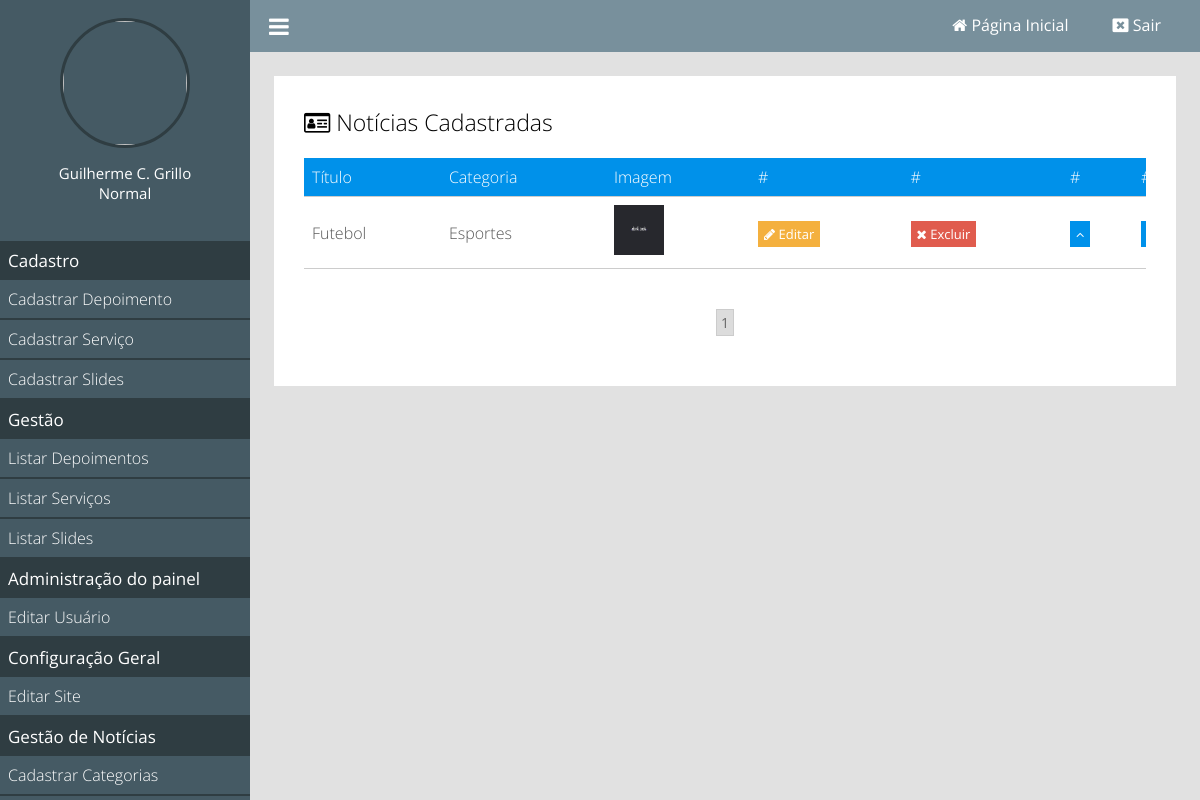
The app's page /painel/gerenciar-noticias (signed in) with its own data.
### classes/MySql.php (called while the page is built)
<?php
	class MySql{
		private static $pdo;
		public static function conectar(){
			if(self::$pdo == null){
				try{
				self::$pdo = new PDO('mysql:host='.HOST.';dbname='.DATABASE,USER,PASSWORD,array(PDO::MYSQL_ATTR_INIT_COMMAND => "SET NAMES utf8"));
				self::$pdo->setAttribute(PDO::ATTR_ERRMODE,PDO::ERRMODE_EXCEPTION);
				}catch(Exception $e){
					echo '<h2>Erro ao conectar</h2>';
				}
			}
			return self::$pdo;
		}
	}
?>

### painel/pages/gerenciar-noticias.php (the view, shortened to what this page needs)
<?php
	$paginaAtual = isset($_GET['pagina']) ? (int)$_GET['pagina'] : 1;
	$porPagina = 4;
	$noticias = Painel::selectAll('tb_site.noticias',($paginaAtual - 1) * $porPagina,$porPagina);
?>
<div class="box-content">
	<h2><i class="fa fa-id-card-o" aria-hidden="true"></i> Notícias Cadastradas</h2>
	<div class="wraper-table">
	<table>
		<tr>
			<td>Título</td>
			<td>Categoria</td>
			<td>Imagem</td>
			<td>#</td>
			<td>#</td>
			<td>#</td>
			<td>#</td>
		</tr>
		<?php
			foreach ($noticias as $key => $value) {
			$nomeCategoria = Painel::select('tb_site.categorias','id=?',array($value['categoria_id']))['nome'];
		?>
		<tr>
			<td><?php echo $value['titulo']; ?></td>
			<td><?php echo $nomeCategoria; ?></td>
			<td><img style="width: 50px;height:50px;" src="<?php echo INCLUDE_PATH_PAINEL ?>uploads/<?php echo $value['capa']; ?>" /></td>
			<td><a class="btn edit" href="<?php echo INCLUDE_PATH_PAINEL ?>editar-noticia?id=<?php echo $value['id']; ?>"><i class="fa fa-pencil"></i> Editar</a></td>
			<td><a actionBtn="delete" class="btn delete" href="<?php echo INCLUDE_PATH_PAINEL ?>gerenciar-noticias?excluir=<?php echo $value['id']; ?>"><i class="fa fa-times"></i> Excluir</a></td>
			<td><a class="btn order" href="<?php echo INCLUDE_PATH_PAINEL ?>gerenciar-noticias?order=up&id=<?php echo $value['id'] ?>"><i class="fa fa-angle-up"></i></a></td>
			<td><a class="btn order" href="<?php echo INCLUDE_PATH_PAINEL ?>gerenciar-noticias?order=down&id=<?php echo $value['id'] ?>"><i class="fa fa-angle-down"></i></a></td>
		</tr>
		<?php } ?>
	</table>
	</div>
	<div class="paginacao">
		<?php
			$totalPaginas = ceil(count(Painel::selectAll('tb_site.noticias')) / $porPagina);
			for($i = 1; $i <= $totalPaginas; $i++){
				if($i == $paginaAtual)
					echo '<a class="page-selected" href="'.INCLUDE_PATH_PAINEL.'gerenciar-noticias?pagina='.$i.'">'.$i.'</a>';
				else
					echo '<a href="'.INCLUDE_PATH_PAINEL.'gerenciar-noticias?pagina='.$i.'">'.$i.'</a>';
			}
		?>
	</div>
</div>

### painel/css/style.css (style rules this page uses)
* { margin: 0; padding: 0; box-sizing: border-box; font-family: "Open Sans"; }
html,body { height: 100%; background: rgb(225,225,225); }
body { overflow-x: hidden; }
.box-content { background: white; padding: 30px; margin-bottom: 25px; }
.box-content h2 { font-weight: 300; font-size: 23px; }
.box-content a { color:black; }
.wraper-table { overflow-x: auto; }
table { font-weight: 300; min-width: 900px; margin:20px 0; width: 100%; border-collapse: collapse; }
table tr:nth-of-type(1) { background: #0091ea; color: white; }
table tr { border-bottom: 1px solid #ccc; }
table tr { color: #555; }
table td { padding: 8px; }
table a.btn { font-weight: normal; font-size: 13px; color: white; text-decoration: none; padding: 4px 6px; }
a.btn { font-weight: normal; font-size: 13px; color: white; text-decoration: none; padding: 4px 6px; }
a.btn.edit { background: #F4B03E; }
a.btn.delete { background: #E05C4E; }
a.btn.order { background: #0091ea; }
.paginacao { margin:20px 0; text-align: center; }
.paginacao a { font-size: 14px; margin:0 8px; display: inline-block; padding: 3px 4px; border: 1px solid #ccc; text-decoration: none; color: #666; }
.paginacao a.page-selected { background: rgb(220,220,220); }

### records on screen
tb_site.noticias: titulo "Futebol", categoria.nome "Esportes", capa (picture)

### other values on screen
$_SESSION['nome'] "Guilherme C. Grillo"
pegaCargo($_SESSION['cargo']) "Normal"
